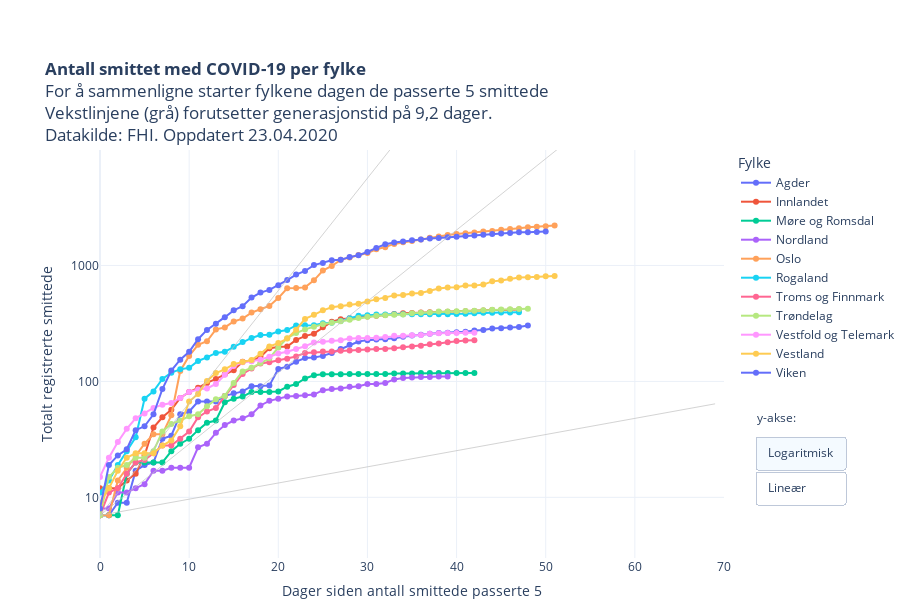

Notebook code for this chart:
### Code cell
import plotly.graph_objects as go

kategori = [i for i in restart["Fylke"].unique()]
kategori.sort()

fig = px.scatter(restart, 
                 x="level_1", 
                 y="value", 
                 color="Fylke",
                 hover_name="Fylke",
                 hover_data=["RHF", "variable", "value"],
                 #animation_frame="variable",
                 #animation_group="RHF",
                 log_y=True,
                 height=600,
                 #category_orders={"Fylke": kategori}, 
                 #color_discrete_sequence=colorlist,
                 template = "plotly_white",
                 range_y=[3,9900],
                 range_x=[0,70],
                 title = "<b>Antall smittet med COVID-19 per fylke</b><br>For å sammenligne starter fylkene dagen de passerte 5 smittede<br>Vekstlinjene (grå) forutsetter generasjonstid på 9,2 dager.<br>Datakilde: FHI. Oppdatert "+datetime.today().strftime('%d.%m.%Y'),
                 labels = {"level_1": "Dager siden antall smittede passerte 5", "variable": "Dato", "value": "Totalt registrerte smittede"}    
                )


fig.update_traces(mode="markers+lines")


fig.add_trace(go.Scatter(x=np.arange(70), 
                        y=np.fv(((1.3-1)/9.2),np.arange(70),0,-7, when="begin"), 
                        mode='lines',
                        name="R<sub>t</sub>=1,3",
                        hoverinfo="name",
                        showlegend=False,
                        line=dict(
                            color="rgba(192,192,192,0.7)",
                            width=1
                               )))

fig.add_trace(go.Scatter(x=np.arange(70), 
                        y=np.fv(((2.4-1)/9.2),np.arange(70),0,-7, when="begin"), 
                        mode='lines',
                        name="R<sub>t</sub>=2,4",
                        hoverinfo="name",
                        showlegend=False,
                        line=dict(
                            color="rgba(192,192,192,0.7)",
                            width=1
                               )))

fig.add_trace(go.Scatter(x=np.arange(70), 
                        y=np.fv(((3.3-1)/9.2),np.arange(70),0,-7, when="begin"), 
                        mode='lines',
                        name="R<sub>t</sub>=3,3",
                        showlegend=False,
                        hoverinfo="name",
                        line=dict(
                            color="rgba(192,192,192,0.7)",
                            width=1
                               )))

    
fig.update_layout(
    updatemenus = list([
    dict(type="buttons", 
         #direction="left", 
         active=0,
         buttons=list([
            dict(label='Logaritmisk',
                 method='update',
                 args=[{'visible': [True]},
                       {'yaxis': {'type': 'log',
                                  "title": "Totalt registrerte smittede (log)",
                                  #"range":[0,9900],
                                  "nticks":4}}]),
            dict(label='Lineær',
                 method='update',
                 args=[{'visible': [True]},
                       {'yaxis': {'type': 'linear',
                                  "title": "Totalt registrerte smittede",
                                  "range":[0,2000]}}])
            ]),
            showactive=True,
            x=1.05,
            xanchor="left",
            y=0.3,
            yanchor="top"
        )
    ]))


fig.update_yaxes(nticks=4)

fig.update_layout(autosize=True,
    margin=dict(l=100, r=100, t=150, b=0),
    paper_bgcolor='rgba(0, 0, 0, 0)',
    annotations=[dict(text="y-akse:", showarrow=False, x=1.05, xanchor="left", yanchor="top", y=0.37, yref="paper", xref="paper", align="left")]),
    #plot_bgcolor='rgb(248, 248, 255),'
    

py.plot(fig, filename='COVID19_antall_per_fylke.html', auto_open=False)
fig.show()

### Figure 1 — Plotly figure (JSON) as saved in the notebook; plotly's stock layout.template omitted (floating-point values rounded to 4 significant figures; data arrays with more than 128 entries replaced by an {"elided": "..."} marker saying what was removed)
{"data": [{"customdata": {"elided": "49x3 mixed values"}, "hoverlabel": {"namelength": 0}, "hovertemplate": "<b>%{hovertext}</b><br><br>Fylke=Agder<br>Dager siden antall smittede passerte 5=%{x}<br>Totalt registrerte smittede=%{customdata[2]}<br>RHF=%{customdata[0]}<br>Dato=%{customdata[1]}", "hovertext": ["Agder", "Agder", "Agder", "Agder", "Agder", "Agder", "Agder", "Agder", "Agder", "Agder", "Agder", "Agder", "Agder", "Agder", "Agder", "Agder", "Agder", "Agder", "Agder", "Agder", "Agder", "Agder", "Agder", "Agder", "Agder", "Agder", "Agder", "Agder", "Agder", "Agder", "Agder", "Agder", "Agder", "Agder", "Agder", "Agder", "Agder", "Agder", "Agder", "Agder", "Agder", "Agder", "Agder", "Agder", "Agder", "Agder", "Agder", "Agder", "Agder"], "legendgroup": "Agder", "marker": {"color": "#636efa", "symbol": "circle"}, "mode": "markers+lines", "name": "Agder", "showlegend": true, "type": "scatter", "x": [0, 1, 2, 3, 4, 5, 6, 7, 8, 9, 10, 11, 12, 13, 14, 15, 16, 17, 18, 19, 20, 21, 22, 23, 24, 25, 26, 27, 28, 29, 30, 31, 32, 33, 34, 35, 36, 37, 38, 39, 40, 41, 42, 43, 44, 45, 46, 47, 48], "xaxis": "x", "y": [7, 7, 9, 9, 17, 19, 20, 32, 34, 52, 55, 67, 67, 67, 75, 79, 82, 91, 91, 92, 128, 134, 148, 159, 161, 166, 176, 190, 207, 221, 227, 230, 231, 236, 243, 249, 253, 258, 261, 263, 266, 268, 275, 277, 286, 287, 292, 294, 303], "yaxis": "y"}, {"customdata": {"elided": "48x3 mixed values"}, "hoverlabel": {"namelength": 0}, "hovertemplate": "<b>%{hovertext}</b><br><br>Fylke=Innlandet<br>Dager siden antall smittede passerte 5=%{x}<br>Totalt registrerte smittede=%{customdata[2]}<br>RHF=%{customdata[0]}<br>Dato=%{customdata[1]}", "hovertext": ["Innlandet", "Innlandet", "Innlandet", "Innlandet", "Innlandet", "Innlandet", "Innlandet", "Innlandet", "Innlandet", "Innlandet", "Innlandet", "Innlandet", "Innlandet", "Innlandet", "Innlandet", "Innlandet", "Innlandet", "Innlandet", "Innlandet", "Innlandet", "Innlandet", "Innlandet", "Innlandet", "Innlandet", "Innlandet", "Innlandet", "Innlandet", "Innlandet", "Innlandet", "Innlandet", "Innlandet", "Innlandet", "Innlandet", "Innlandet", "Innlandet", "Innlandet", "Innlandet", "Innlandet", "Innlandet", "Innlandet", "Innlandet", "Innlandet", "Innlandet", "Innlandet", "Innlandet", "Innlandet", "Innlandet", "Innlandet"], "legendgroup": "Innlandet", "marker": {"color": "#EF553B", "symbol": "circle"}, "mode": "markers+lines", "name": "Innlandet", "showlegend": true, "type": "scatter", "x": [0, 1, 2, 3, 4, 5, 6, 7, 8, 9, 10, 11, 12, 13, 14, 15, 16, 17, 18, 19, 20, 21, 22, 23, 24, 25, 26, 27, 28, 29, 30, 31, 32, 33, 34, 35, 36, 37, 38, 39, 40, 41, 42, 43, 44, 45, 46, 47], "xaxis": "x", "y": [12, 12, 12, 14, 16, 23, 40, 49, 57, 72, 81, 88, 97, 105, 115, 125, 148, 151, 163, 193, 198, 200, 228, 246, 258, 293, 327, 344, 350, 360, 362, 369, 373, 381, 387, 389, 392, 395, 396, 398, 399, 403, 405, 409, 412, 412, 414, 418], "yaxis": "y"}, {"customdata": {"elided": "43x3 mixed values"}, "hoverlabel": {"namelength": 0}, "hovertemplate": "<b>%{hovertext}</b><br><br>Fylke=Møre og Romsdal<br>Dager siden antall smittede passerte 5=%{x}<br>Totalt registrerte smittede=%{customdata[2]}<br>RHF=%{customdata[0]}<br>Dato=%{customdata[1]}", "hovertext": ["Møre og Romsdal", "Møre og Romsdal", "Møre og Romsdal", "Møre og Romsdal", "Møre og Romsdal", "Møre og Romsdal", "Møre og Romsdal", "Møre og Romsdal", "Møre og Romsdal", "Møre og Romsdal", "Møre og Romsdal", "Møre og Romsdal", "Møre og Romsdal", "Møre og Romsdal", "Møre og Romsdal", "Møre og Romsdal", "Møre og Romsdal", "Møre og Romsdal", "Møre og Romsdal", "Møre og Romsdal", "Møre og Romsdal", "Møre og Romsdal", "Møre og Romsdal", "Møre og Romsdal", "Møre og Romsdal", "Møre og Romsdal", "Møre og Romsdal", "Møre og Romsdal", "Møre og Romsdal", "Møre og Romsdal", "Møre og Romsdal", "Møre og Romsdal", "Møre og Romsdal", "Møre og Romsdal", "Møre og Romsdal", "Møre og Romsdal", "Møre og Romsdal", "Møre og Romsdal", "Møre og Romsdal", "Møre og Romsdal", "Møre og Romsdal", "Møre og Romsdal", "Møre og Romsdal"], "legendgroup": "Møre og Romsdal", "marker": {"color": "#00cc96", "symbol": "circle"}, "mode": "markers+lines", "name": "Møre og Romsdal", "showlegend": true, "type": "scatter", "x": [0, 1, 2, 3, 4, 5, 6, 7, 8, 9, 10, 11, 12, 13, 14, 15, 16, 17, 18, 19, 20, 21, 22, 23, 24, 25, 26, 27, 28, 29, 30, 31, 32, 33, 34, 35, 36, 37, 38, 39, 40, 41, 42], "xaxis": "x", "y": [7, 7, 7, 16, 20, 20, 20, 20, 25, 29, 32, 38, 44, 46, 66, 71, 74, 81, 81, 81, 82, 90, 95, 106, 113, 115, 115, 115, 116, 116, 116, 116, 116, 117, 117, 117, 118, 118, 118, 118, 118, 118, 118], "yaxis": "y"}, {"customdata": [["Helse Nord", "14 Mar", 8], ["Helse Nord", "15 Mar", 8], ["Helse Nord", "16 Mar", 11], ["Helse Nord", "17 Mar", 11], ["Helse Nord", "18 Mar", 12], ["Helse Nord", "19 Mar", 13], ["Helse Nord", "20 Mar", 17], ["Helse Nord", "21 Mar", 17], ["Helse Nord", "22 Mar", 18], ["Helse Nord", "23 Mar", 18], ["Helse Nord", "24 Mar", 18], ["Helse Nord", "25 Mar", 27], ["Helse Nord", "26 Mar", 29], ["Helse Nord", "27 Mar", 36], ["Helse Nord", "28 Mar", 42], ["Helse Nord", "29 Mar", 46], ["Helse Nord", "30 Mar", 48], ["Helse Nord", "31 Mar", 52], ["Helse Nord", "01 Apr", 62], ["Helse Nord", "02 Apr", 68], ["Helse Nord", "03 Apr", 71], ["Helse Nord", "04 Apr", 74], ["Helse Nord", "05 Apr", 75], ["Helse Nord", "06 Apr", 76], ["Helse Nord", "07 Apr", 77], ["Helse Nord", "08 Apr", 84], ["Helse Nord", "09 Apr", 86], ["Helse Nord", "10 Apr", 87], ["Helse Nord", "11 Apr", 90], ["Helse Nord", "12 Apr", 91], ["Helse Nord", "13 Apr", 95], ["Helse Nord", "14 Apr", 95], ["Helse Nord", "15 Apr", 97], ["Helse Nord", "16 Apr", 104], ["Helse Nord", "17 Apr", 107], ["Helse Nord", "18 Apr", 108], ["Helse Nord", "19 Apr", 109], ["Helse Nord", "20 Apr", 109], ["Helse Nord", "21 Apr", 110], ["Helse Nord", "22 Apr", 110]], "hoverlabel": {"namelength": 0}, "hovertemplate": "<b>%{hovertext}</b><br><br>Fylke=Nordland<br>Dager siden antall smittede passerte 5=%{x}<br>Totalt registrerte smittede=%{customdata[2]}<br>RHF=%{customdata[0]}<br>Dato=%{customdata[1]}", "hovertext": ["Nordland", "Nordland", "Nordland", "Nordland", "Nordland", "Nordland", "Nordland", "Nordland", "Nordland", "Nordland", "Nordland", "Nordland", "Nordland", "Nordland", "Nordland", "Nordland", "Nordland", "Nordland", "Nordland", "Nordland", "Nordland", "Nordland", "Nordland", "Nordland", "Nordland", "Nordland", "Nordland", "Nordland", "Nordland", "Nordland", "Nordland", "Nordland", "Nordland", "Nordland", "Nordland", "Nordland", "Nordland", "Nordland", "Nordland", "Nordland"], "legendgroup": "Nordland", "marker": {"color": "#ab63fa", "symbol": "circle"}, "mode": "markers+lines", "name": "Nordland", "showlegend": true, "type": "scatter", "x": [0, 1, 2, 3, 4, 5, 6, 7, 8, 9, 10, 11, 12, 13, 14, 15, 16, 17, 18, 19, 20, 21, 22, 23, 24, 25, 26, 27, 28, 29, 30, 31, 32, 33, 34, 35, 36, 37, 38, 39], "xaxis": "x", "y": [8, 8, 11, 11, 12, 13, 17, 17, 18, 18, 18, 27, 29, 36, 42, 46, 48, 52, 62, 68, 71, 74, 75, 76, 77, 84, 86, 87, 90, 91, 95, 95, 97, 104, 107, 108, 109, 109, 110, 110], "yaxis": "y"}, {"customdata": {"elided": "52x3 mixed values"}, "hoverlabel": {"namelength": 0}, "hovertemplate": "<b>%{hovertext}</b><br><br>Fylke=Oslo<br>Dager siden antall smittede passerte 5=%{x}<br>Totalt registrerte smittede=%{customdata[2]}<br>RHF=%{customdata[0]}<br>Dato=%{customdata[1]}", "hovertext": ["Oslo", "Oslo", "Oslo", "Oslo", "Oslo", "Oslo", "Oslo", "Oslo", "Oslo", "Oslo", "Oslo", "Oslo", "Oslo", "Oslo", "Oslo", "Oslo", "Oslo", "Oslo", "Oslo", "Oslo", "Oslo", "Oslo", "Oslo", "Oslo", "Oslo", "Oslo", "Oslo", "Oslo", "Oslo", "Oslo", "Oslo", "Oslo", "Oslo", "Oslo", "Oslo", "Oslo", "Oslo", "Oslo", "Oslo", "Oslo", "Oslo", "Oslo", "Oslo", "Oslo", "Oslo", "Oslo", "Oslo", "Oslo", "Oslo", "Oslo", "Oslo", "Oslo"], "legendgroup": "Oslo", "marker": {"color": "#FFA15A", "symbol": "circle"}, "mode": "markers+lines", "name": "Oslo", "showlegend": true, "type": "scatter", "x": [0, 1, 2, 3, 4, 5, 6, 7, 8, 9, 10, 11, 12, 13, 14, 15, 16, 17, 18, 19, 20, 21, 22, 23, 24, 25, 26, 27, 28, 29, 30, 31, 32, 33, 34, 35, 36, 37, 38, 39, 40, 41, 42, 43, 44, 45, 46, 47, 48, 49, 50, 51], "xaxis": "x", "y": [7, 7, 14, 18, 23, 29, 35, 35, 51, 123, 166, 207, 222, 281, 292, 329, 348, 392, 419, 448, 523, 636, 640, 647, 744, 903, 989, 1118, 1169, 1233, 1281, 1379, 1438, 1534, 1582, 1626, 1673, 1730, 1780, 1827, 1866, 1893, 1926, 1960, 1985, 2031, 2066, 2095, 2132, 2156, 2177, 2212], "yaxis": "y"}, {"customdata": {"elided": "48x3 mixed values"}, "hoverlabel": {"namelength": 0}, "hovertemplate": "<b>%{hovertext}</b><br><br>Fylke=Rogaland<br>Dager siden antall smittede passerte 5=%{x}<br>Totalt registrerte smittede=%{customdata[2]}<br>RHF=%{customdata[0]}<br>Dato=%{customdata[1]}", "hovertext": ["Rogaland", "Rogaland", "Rogaland", "Rogaland", "Rogaland", "Rogaland", "Rogaland", "Rogaland", "Rogaland", "Rogaland", "Rogaland", "Rogaland", "Rogaland", "Rogaland", "Rogaland", "Rogaland", "Rogaland", "Rogaland", "Rogaland", "Rogaland", "Rogaland", "Rogaland", "Rogaland", "Rogaland", "Rogaland", "Rogaland", "Rogaland", "Rogaland", "Rogaland", "Rogaland", "Rogaland", "Rogaland", "Rogaland", "Rogaland", "Rogaland", "Rogaland", "Rogaland", "Rogaland", "Rogaland", "Rogaland", "Rogaland", "Rogaland", "Rogaland", "Rogaland", "Rogaland", "Rogaland", "Rogaland", "Rogaland"], "legendgroup": "Rogaland", "marker": {"color": "#19d3f3", "symbol": "circle"}, "mode": "markers+lines", "name": "Rogaland", "showlegend": true, "type": "scatter", "x": [0, 1, 2, 3, 4, 5, 6, 7, 8, 9, 10, 11, 12, 13, 14, 15, 16, 17, 18, 19, 20, 21, 22, 23, 24, 25, 26, 27, 28, 29, 30, 31, 32, 33, 34, 35, 36, 37, 38, 39, 40, 41, 42, 43, 44, 45, 46, 47], "xaxis": "x", "y": [11, 14, 19, 25, 33, 71, 82, 105, 119, 127, 131, 150, 161, 176, 180, 199, 219, 237, 251, 253, 270, 277, 304, 305, 305, 317, 321, 332, 351, 368, 372, 377, 378, 379, 379, 379, 379, 380, 380, 380, 382, 383, 387, 391, 391, 392, 393, 395], "yaxis": "y"}, {"customdata": {"elided": "43x3 mixed values"}, "hoverlabel": {"namelength": 0}, "hovertemplate": "<b>%{hovertext}</b><br><br>Fylke=Troms og Finnmark<br>Dager siden antall smittede passerte 5=%{x}<br>Totalt registrerte smittede=%{customdata[2]}<br>RHF=%{customdata[0]}<br>Dato=%{customdata[1]}", "hovertext": ["Troms og Finnmark", "Troms og Finnmark", "Troms og Finnmark", "Troms og Finnmark", "Troms og Finnmark", "Troms og Finnmark", "Troms og Finnmark", "Troms og Finnmark", "Troms og Finnmark", "Troms og Finnmark", "Troms og Finnmark", "Troms og Finnmark", "Troms og Finnmark", "Troms og Finnmark", "Troms og Finnmark", "Troms og Finnmark", "Troms og Finnmark", "Troms og Finnmark", "Troms og Finnmark", "Troms og Finnmark", "Troms og Finnmark", "Troms og Finnmark", "Troms og Finnmark", "Troms og Finnmark", "Troms og Finnmark", "Troms og Finnmark", "Troms og Finnmark", "Troms og Finnmark", "Troms og Finnmark", "Troms og Finnmark", "Troms og Finnmark", "Troms og Finnmark", "Troms og Finnmark", "Troms og Finnmark", "Troms og Finnmark", "Troms og Finnmark", "Troms og Finnmark", "Troms og Finnmark", "Troms og Finnmark", "Troms og Finnmark", "Troms og Finnmark", "Troms og Finnmark", "Troms og Finnmark"], "legendgroup": "Troms og Finnmark", "marker": {"color": "#FF6692", "symbol": "circle"}, "mode": "markers+lines", "name": "Troms og Finnmark", "showlegend": true, "type": "scatter", "x": [0, 1, 2, 3, 4, 5, 6, 7, 8, 9, 10, 11, 12, 13, 14, 15, 16, 17, 18, 19, 20, 21, 22, 23, 24, 25, 26, 27, 28, 29, 30, 31, 32, 33, 34, 35, 36, 37, 38, 39, 40, 41, 42], "xaxis": "x", "y": [7, 11, 12, 16, 20, 21, 24, 28, 28, 32, 37, 49, 55, 59, 75, 93, 116, 129, 143, 146, 152, 157, 164, 176, 178, 181, 181, 184, 185, 187, 188, 190, 190, 193, 197, 200, 203, 209, 212, 218, 223, 225, 227], "yaxis": "y"}, {"customdata": {"elided": "49x3 mixed values"}, "hoverlabel": {"namelength": 0}, "hovertemplate": "<b>%{hovertext}</b><br><br>Fylke=Trøndelag<br>Dager siden antall smittede passerte 5=%{x}<br>Totalt registrerte smittede=%{customdata[2]}<br>RHF=%{customdata[0]}<br>Dato=%{customdata[1]}", "hovertext": ["Trøndelag", "Trøndelag", "Trøndelag", "Trøndelag", "Trøndelag", "Trøndelag", "Trøndelag", "Trøndelag", "Trøndelag", "Trøndelag", "Trøndelag", "Trøndelag", "Trøndelag", "Trøndelag", "Trøndelag", "Trøndelag", "Trøndelag", "Trøndelag", "Trøndelag", "Trøndelag", "Trøndelag", "Trøndelag", "Trøndelag", "Trøndelag", "Trøndelag", "Trøndelag", "Trøndelag", "Trøndelag", "Trøndelag", "Trøndelag", "Trøndelag", "Trøndelag", "Trøndelag", "Trøndelag", "Trøndelag", "Trøndelag", "Trøndelag", "Trøndelag", "Trøndelag", "Trøndelag", "Trøndelag", "Trøndelag", "Trøndelag", "Trøndelag", "Trøndelag", "Trøndelag", "Trøndelag", "Trøndelag", "Trøndelag"], "legendgroup": "Trøndelag", "marker": {"color": "#B6E880", "symbol": "circle"}, "mode": "markers+lines", "name": "Trøndelag", "showlegend": true, "type": "scatter", "x": [0, 1, 2, 3, 4, 5, 6, 7, 8, 9, 10, 11, 12, 13, 14, 15, 16, 17, 18, 19, 20, 21, 22, 23, 24, 25, 26, 27, 28, 29, 30, 31, 32, 33, 34, 35, 36, 37, 38, 39, 40, 41, 42, 43, 44, 45, 46, 47, 48], "xaxis": "x", "y": [7, 15, 18, 19, 22, 22, 25, 37, 43, 46, 50, 52, 61, 70, 75, 97, 122, 131, 144, 158, 196, 236, 261, 281, 296, 311, 320, 330, 340, 352, 361, 369, 372, 375, 377, 388, 391, 393, 400, 400, 403, 405, 406, 410, 414, 418, 420, 422, 423], "yaxis": "y"}, {"customdata": {"elided": "43x3 mixed values"}, "hoverlabel": {"namelength": 0}, "hovertemplate": "<b>%{hovertext}</b><br><br>Fylke=Vestfold og Telemark<br>Dager siden antall smittede passerte 5=%{x}<br>Totalt registrerte smittede=%{customdata[2]}<br>RHF=%{customdata[0]}<br>Dato=%{customdata[1]}", "hovertext": ["Vestfold og Telemark", "Vestfold og Telemark", "Vestfold og Telemark", "Vestfold og Telemark", "Vestfold og Telemark", "Vestfold og Telemark", "Vestfold og Telemark", "Vestfold og Telemark", "Vestfold og Telemark", "Vestfold og Telemark", "Vestfold og Telemark", "Vestfold og Telemark", "Vestfold og Telemark", "Vestfold og Telemark", "Vestfold og Telemark", "Vestfold og Telemark", "Vestfold og Telemark", "Vestfold og Telemark", "Vestfold og Telemark", "Vestfold og Telemark", "Vestfold og Telemark", "Vestfold og Telemark", "Vestfold og Telemark", "Vestfold og Telemark", "Vestfold og Telemark", "Vestfold og Telemark", "Vestfold og Telemark", "Vestfold og Telemark", "Vestfold og Telemark", "Vestfold og Telemark", "Vestfold og Telemark", "Vestfold og Telemark", "Vestfold og Telemark", "Vestfold og Telemark", "Vestfold og Telemark", "Vestfold og Telemark", "Vestfold og Telemark", "Vestfold og Telemark", "Vestfold og Telemark", "Vestfold og Telemark", "Vestfold og Telemark", "Vestfold og Telemark", "Vestfold og Telemark"], "legendgroup": "Vestfold og Telemark", "marker": {"color": "#FF97FF", "symbol": "circle"}, "mode": "markers+lines", "name": "Vestfold og Telemark", "showlegend": true, "type": "scatter", "x": [0, 1, 2, 3, 4, 5, 6, 7, 8, 9, 10, 11, 12, 13, 14, 15, 16, 17, 18, 19, 20, 21, 22, 23, 24, 25, 26, 27, 28, 29, 30, 31, 32, 33, 34, 35, 36, 37, 38, 39, 40, 41, 42], "xaxis": "x", "y": [15, 22, 30, 39, 48, 53, 59, 63, 65, 72, 81, 85, 87, 95, 114, 136, 146, 149, 154, 163, 174, 180, 190, 201, 217, 220, 224, 226, 234, 237, 237, 238, 241, 247, 247, 250, 251, 258, 260, 261, 261, 263, 263], "yaxis": "y"}, {"customdata": {"elided": "52x3 mixed values"}, "hoverlabel": {"namelength": 0}, "hovertemplate": "<b>%{hovertext}</b><br><br>Fylke=Vestland<br>Dager siden antall smittede passerte 5=%{x}<br>Totalt registrerte smittede=%{customdata[2]}<br>RHF=%{customdata[0]}<br>Dato=%{customdata[1]}", "hovertext": ["Vestland", "Vestland", "Vestland", "Vestland", "Vestland", "Vestland", "Vestland", "Vestland", "Vestland", "Vestland", "Vestland", "Vestland", "Vestland", "Vestland", "Vestland", "Vestland", "Vestland", "Vestland", "Vestland", "Vestland", "Vestland", "Vestland", "Vestland", "Vestland", "Vestland", "Vestland", "Vestland", "Vestland", "Vestland", "Vestland", "Vestland", "Vestland", "Vestland", "Vestland", "Vestland", "Vestland", "Vestland", "Vestland", "Vestland", "Vestland", "Vestland", "Vestland", "Vestland", "Vestland", "Vestland", "Vestland", "Vestland", "Vestland", "Vestland", "Vestland", "Vestland", "Vestland"], "legendgroup": "Vestland", "marker": {"color": "#FECB52", "symbol": "circle"}, "mode": "markers+lines", "name": "Vestland", "showlegend": true, "type": "scatter", "x": [0, 1, 2, 3, 4, 5, 6, 7, 8, 9, 10, 11, 12, 13, 14, 15, 16, 17, 18, 19, 20, 21, 22, 23, 24, 25, 26, 27, 28, 29, 30, 31, 32, 33, 34, 35, 36, 37, 38, 39, 40, 41, 42, 43, 44, 45, 46, 47, 48, 49, 50, 51], "xaxis": "x", "y": [9, 12, 17, 22, 24, 24, 24, 28, 31, 41, 67, 78, 101, 118, 127, 141, 147, 153, 173, 200, 214, 234, 279, 346, 375, 410, 436, 445, 460, 467, 490, 510, 525, 552, 556, 573, 578, 603, 633, 646, 648, 670, 670, 684, 729, 743, 767, 787, 792, 795, 807, 812], "yaxis": "y"}, {"customdata": {"elided": "51x3 mixed values"}, "hoverlabel": {"namelength": 0}, "hovertemplate": "<b>%{hovertext}</b><br><br>Fylke=Viken<br>Dager siden antall smittede passerte 5=%{x}<br>Totalt registrerte smittede=%{customdata[2]}<br>RHF=%{customdata[0]}<br>Dato=%{customdata[1]}", "hovertext": ["Viken", "Viken", "Viken", "Viken", "Viken", "Viken", "Viken", "Viken", "Viken", "Viken", "Viken", "Viken", "Viken", "Viken", "Viken", "Viken", "Viken", "Viken", "Viken", "Viken", "Viken", "Viken", "Viken", "Viken", "Viken", "Viken", "Viken", "Viken", "Viken", "Viken", "Viken", "Viken", "Viken", "Viken", "Viken", "Viken", "Viken", "Viken", "Viken", "Viken", "Viken", "Viken", "Viken", "Viken", "Viken", "Viken", "Viken", "Viken", "Viken", "Viken", "Viken"], "legendgroup": "Viken", "marker": {"color": "#636efa", "symbol": "circle"}, "mode": "markers+lines", "name": "Viken", "showlegend": true, "type": "scatter", "x": [0, 1, 2, 3, 4, 5, 6, 7, 8, 9, 10, 11, 12, 13, 14, 15, 16, 17, 18, 19, 20, 21, 22, 23, 24, 25, 26, 27, 28, 29, 30, 31, 32, 33, 34, 35, 36, 37, 38, 39, 40, 41, 42, 43, 44, 45, 46, 47, 48, 49, 50], "xaxis": "x", "y": [8, 19, 23, 26, 38, 41, 52, 86, 124, 154, 180, 231, 278, 314, 358, 410, 445, 529, 583, 615, 674, 748, 834, 896, 1007, 1048, 1107, 1118, 1180, 1225, 1306, 1416, 1524, 1576, 1608, 1647, 1677, 1712, 1723, 1747, 1771, 1793, 1810, 1836, 1864, 1887, 1903, 1929, 1933, 1940, 1967], "yaxis": "y"}, {"hoverinfo": "name", "line": {"color": "rgba(192,192,192,0.7)", "width": 1}, "mode": "lines", "name": "R<sub>t</sub>=1,3", "showlegend": false, "type": "scatter", "x": [0, 1, 2, 3, 4, 5, 6, 7, 8, 9, 10, 11, 12, 13, 14, 15, 16, 17, 18, 19, 20, 21, 22, 23, 24, 25, 26, 27, 28, 29, 30, 31, 32, 33, 34, 35, 36, 37, 38, 39, 40, 41, 42, 43, 44, 45, 46, 47, 48, 49, 50, 51, 52, 53, 54, 55, 56, 57, 58, 59, 60, 61, 62, 63, 64, 65, 66, 67, 68, 69], "y": [7, 7.228, 7.464, 7.707, 7.959, 8.218, 8.486, 8.763, 9.049, 9.344, 9.648, 9.963, 10.29, 10.62, 10.97, 11.33, 11.7, 12.08, 12.47, 12.88, 13.3, 13.73, 14.18, 14.64, 15.12, 15.61, 16.12, 16.65, 17.19, 17.75, 18.33, 18.93, 19.55, 20.18, 20.84, 21.52, 22.22, 22.95, 23.7, 24.47, 25.27, 26.09, 26.94, 27.82, 28.73, 29.66, 30.63, 31.63, 32.66, 33.72, 34.82, 35.96, 37.13, 38.34, 39.59, 40.89, 42.22, 43.6, 45.02, 46.48, 48.0, 49.57, 51.18, 52.85, 54.57, 56.35, 58.19, 60.09, 62.05, 64.07]}, {"hoverinfo": "name", "line": {"color": "rgba(192,192,192,0.7)", "width": 1}, "mode": "lines", "name": "R<sub>t</sub>=2,4", "showlegend": false, "type": "scatter", "x": [0, 1, 2, 3, 4, 5, 6, 7, 8, 9, 10, 11, 12, 13, 14, 15, 16, 17, 18, 19, 20, 21, 22, 23, 24, 25, 26, 27, 28, 29, 30, 31, 32, 33, 34, 35, 36, 37, 38, 39, 40, 41, 42, 43, 44, 45, 46, 47, 48, 49, 50, 51, 52, 53, 54, 55, 56, 57, 58, 59, 60, 61, 62, 63, 64, 65, 66, 67, 68, 69], "y": [7, 8.065, 9.293, 10.71, 12.34, 14.21, 16.38, 18.87, 21.74, 25.05, 28.86, 33.25, 38.31, 44.14, 50.86, 58.6, 67.51, 77.79, 89.62, 103.3, 119.0, 137.1, 157.9, 182.0, 209.7, 241.6, 278.3, 320.7, 369.5, 425.7, 490.5, 565.1, 651.1, 750.2, 864.4, 995.9, 1147.0, 1322.0, 1523.0, 1755.0, 2022.0, 2330.0, 2684.0, 3093.0, 3564.0, 4106.0, 4731.0, 5451.0, 6280.0, 7236.0, 8337.0, 9605.0, 11070.0, 12750.0, 14690.0, 16930.0, 19500.0, 22470.0, 25890.0, 29830.0, 34370.0, 39600.0, 45630.0, 52570.0, 60570.0, 69790.0, 80410.0, 92640.0, 106700.0, 123000.0]}, {"hoverinfo": "name", "line": {"color": "rgba(192,192,192,0.7)", "width": 1}, "mode": "lines", "name": "R<sub>t</sub>=3,3", "showlegend": false, "type": "scatter", "x": [0, 1, 2, 3, 4, 5, 6, 7, 8, 9, 10, 11, 12, 13, 14, 15, 16, 17, 18, 19, 20, 21, 22, 23, 24, 25, 26, 27, 28, 29, 30, 31, 32, 33, 34, 35, 36, 37, 38, 39, 40, 41, 42, 43, 44, 45, 46, 47, 48, 49, 50, 51, 52, 53, 54, 55, 56, 57, 58, 59, 60, 61, 62, 63, 64, 65, 66, 67, 68, 69], "y": [7, 8.75, 10.94, 13.67, 17.09, 21.36, 26.7, 33.38, 41.72, 52.15, 65.19, 81.49, 101.9, 127.3, 159.2, 199.0, 248.7, 310.9, 388.6, 485.7, 607.2, 758.9, 948.7, 1186.0, 1482.0, 1853.0, 2316.0, 2895.0, 3619.0, 4524.0, 5655.0, 7068.0, 8835.0, 11040.0, 13810.0, 17260.0, 21570.0, 26960.0, 33700.0, 42130.0, 52660.0, 65830.0, 82280.0, 102900.0, 128600.0, 160700.0, 200900.0, 251100.0, 313900.0, 392400.0, 490500.0, 613100.0, 766300.0, 957900.0, 1197000.0, 1497000.0, 1871000.0, 2339000.0, 2923000.0, 3654000.0, 4568000.0, 5710000.0, 7137000.0, 8921000.0, 11150000.0, 13940000.0, 17420000.0, 21780000.0, 27230000.0, 34030000.0]}], "layout": {"annotations": [{"align": "left", "showarrow": false, "text": "y-akse:", "x": 1.05, "xanchor": "left", "xref": "paper", "y": 0.37, "yanchor": "top", "yref": "paper"}], "autosize": true, "height": 600, "legend": {"title": {"text": "Fylke"}, "tracegroupgap": 0}, "margin": {"b": 0, "l": 100, "r": 100, "t": 150}, "paper_bgcolor": "rgba(0, 0, 0, 0)", "title": {"text": "<b>Antall smittet med COVID-19 per fylke</b><br>For å sammenligne starter fylkene dagen de passerte 5 smittede<br>Vekstlinjene (grå) forutsetter generasjonstid på 9,2 dager.<br>Datakilde: FHI. Oppdatert 23.04.2020"}, "updatemenus": [{"active": 0, "buttons": [{"args": [{"visible": [true]}, {"yaxis": {"nticks": 4, "title": "Totalt registrerte smittede (log)", "type": "log"}}], "label": "Logaritmisk", "method": "update"}, {"args": [{"visible": [true]}, {"yaxis": {"range": [0, 2000], "title": "Totalt registrerte smittede", "type": "linear"}}], "label": "Lineær", "method": "update"}], "showactive": true, "type": "buttons", "x": 1.05, "xanchor": "left", "y": 0.3, "yanchor": "top"}], "xaxis": {"anchor": "y", "domain": [0, 1], "range": [0, 70], "title": {"text": "Dager siden antall smittede passerte 5"}}, "yaxis": {"anchor": "x", "domain": [0, 1], "nticks": 4, "range": [0.4771, 3.996], "title": {"text": "Totalt registrerte smittede"}, "type": "log"}}}
